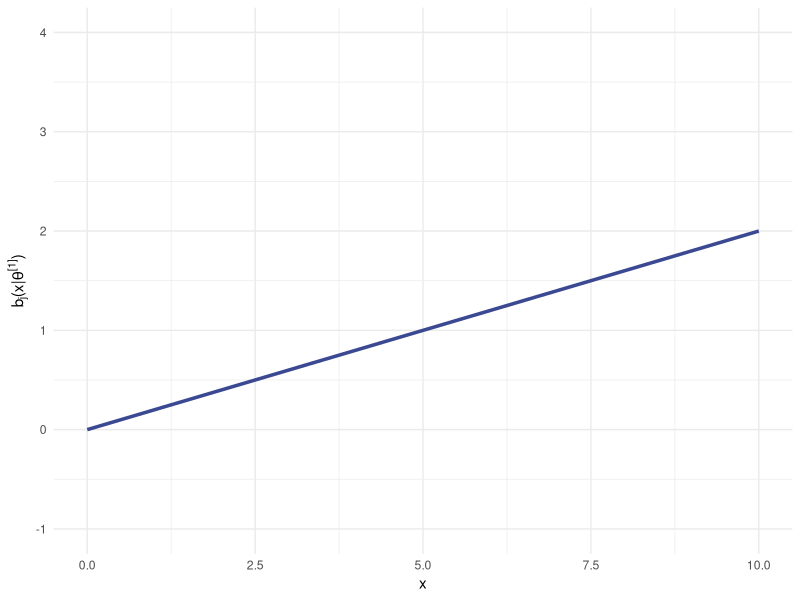
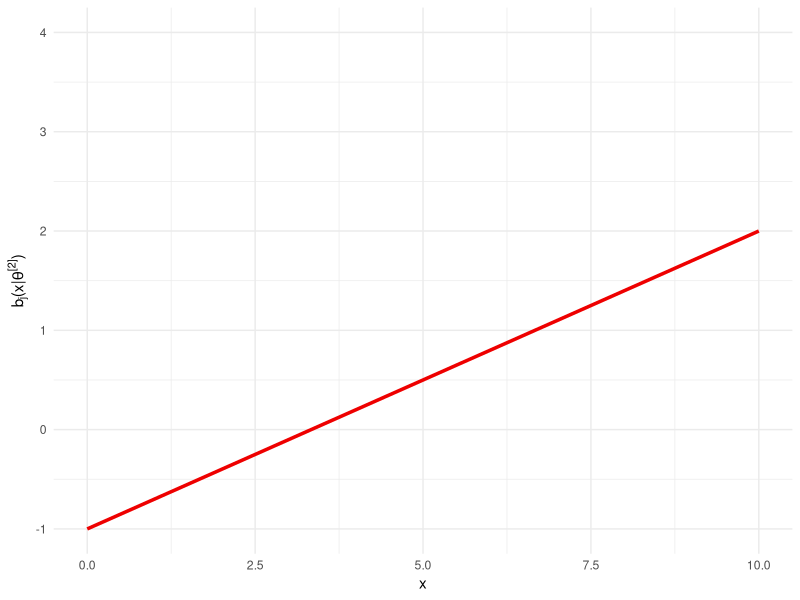
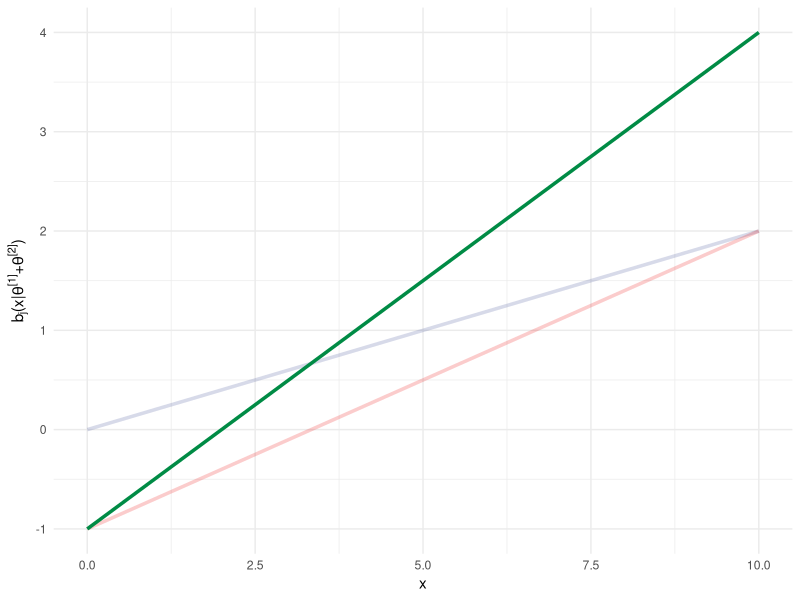

Write R code to recreate these figures, in order.
library(ggplot2)

x = seq(0, 10, len = 10)

f1 = function(x) 0.2 * x
f2 = function(x) -1 + 0.3 * x

d1 = data.frame(x = x, y = f1(x))
d2 = data.frame(x = x, y = f2(x))
d3 = data.frame(x = x, y = f1(x) + f2(x))

yl = c(-1, 4)

vcols = ggsci::pal_aaas()(3)

gg1 = ggplot() +
  geom_line(aes(x = x, y = f1(x)), color = vcols[1], linewidth = 1.2) +
  ylim(yl) +
  xlab("x") +
  ylab(expression(paste(b[j], "(", x, "|", theta^"[1]", ")"))) +
  theme_minimal()

ggsave("boosting-cwb-bl-add1.pdf", gg1, width = 1.8, height = 1.4)

gg2 = ggplot() +
  geom_line(aes(x = x, y = f2(x)), color = vcols[2], linewidth = 1.2) +
  ylim(yl) +
  xlab("x") +
  ylab(expression(paste(b[j], "(", x, "|", theta^"[2]", ")"))) +
  theme_minimal()

ggsave("boosting-cwb-bl-add2.pdf", gg2, width = 1.8, height = 1.4)

gg3 = ggplot() +
  geom_line(aes(x = x, y = f1(x)), color = vcols[1], alpha = 0.2, linewidth = 1.2) +
  geom_line(aes(x = x, y = f2(x)), color = vcols[2], alpha = 0.2, linewidth = 1.2) +
  geom_line(aes(x = x, y = f1(x) + f2(x)), color = vcols[3], linewidth = 1.2) +
  geom_line() +
  ylim(yl) +
  xlab("x") +
  ylab(expression(paste(b[j], "(", x, "|", theta^"[1]", "+",  theta^"[2]", ")"))) +
  theme_minimal()

ggsave("boosting-cwb-bl-add3.pdf", gg3, width = 1.8, height = 1.4)
